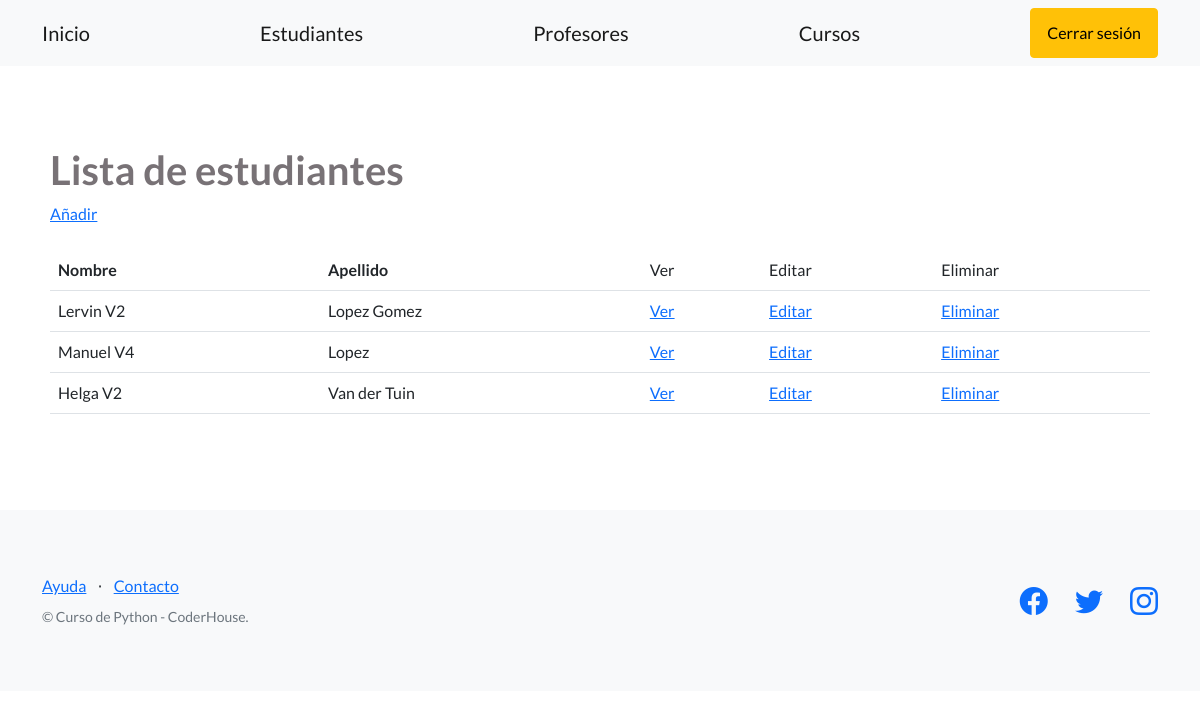
The page /plataforma/estudiantes/ (signed in) on the database its author committed.
### estudiantes/models.py (models this page shows, shortened)
class Estudiante(models.Model):
    nombre = models.CharField(max_length=256)
    apellido = models.CharField(max_length=256)
    dni = models.CharField(max_length=32)
    email = models.EmailField()
    fecha_nacimiento = models.DateField(null=True)

### estudiantes/views.py (the view)
# urls.py: path('estudiantes/', EstudianteListView.as_view(), name="listar_estudiantes"),
class EstudianteListView(LoginRequiredMixin, ListView):
    model = Estudiante
    template_name = "estudiantes/lista_estudiantes.html"

### estudiantes/templates/estudiantes/lista_estudiantes.html (shortened to what this page needs)
{% extends "estudiantes/base.html" %}
{% block contenido %}
<h1 class="titulos-coder">Lista de estudiantes</h1>
<a href="{% url 'crear_estudiante' %}">Añadir</a>
<br><br>
<table class="table">
  <tbody>
    <tr>
      <th>Nombre</th>
      <th>Apellido</th>
      <td>Ver</td>
      <td>Editar</td>
      <td>Eliminar</td>
    </tr>
    {% for estudiante in object_list %}
    <tr>
      <td>{{ estudiante.nombre }}</td>
      <td>{{ estudiante.apellido }}</td>
      <td>
        <a href="{% url 'ver_estudiante' estudiante.id %}">Ver</a>
      </td>
      <td>
        <a href="{% url 'editar_estudiante' estudiante.id %}">Editar</a>
      </td>
      <td>
        <a href="{% url 'eliminar_estudiante' estudiante.id %}">Eliminar</a>
      </td>
    </tr>
    {% endfor %}
  </tbody>
</table>
{% endblock contenido %}

### rows shown on the page
Estudiante: nombre "Lervin V2", apellido "Lopez Gomez"
Estudiante: nombre "Manuel V4", apellido "Lopez"
Estudiante: nombre "Helga V2", apellido "Van der Tuin"
